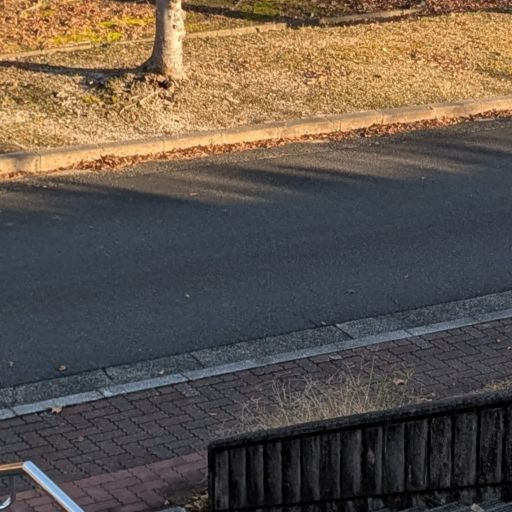
%> input picture change/test/road_image2.jpg, 512 x 512 px
$ octave recognize_road.m   (GNU Octave 9; MATLAB toolbox functions it lacks are replaced by stand-ins)
%> lines starting %> are read from the running program, lines starting %| are printed output that depends on the picture; in (x1, y1, x2, y2) boxes, pixels count from 0 and x2, y2 are one past the last pixel; in counts of white or black regions, pixels touching at a corner belong together; the program's own positions count from 1
clear; close all;

% 1. 画像の読み込みと前処理
img = imread('road_image2.jpg');
%> img is the input picture: size 512x512x3 uint8; mean R, G, B 97, 85.3, 75.3
img_resized = imresize(img, [512, 512]);

figure;
subplot(2, 3, 1);
imshow(img_resized);
title('1. Original Image');

% 2. HSV色空間変換
hsvImg = rgb2hsv(img_resized);
%> hsvImg: size 512x512x3 double; mean H, S, V 0.431, 0.291, 0.41

% 道路部分に対応する色範囲のマスク作成（灰色～黒色を対象）
gray_mask = (hsvImg(:,:,2) < 0.3) & (hsvImg(:,:,3) > 0.2);
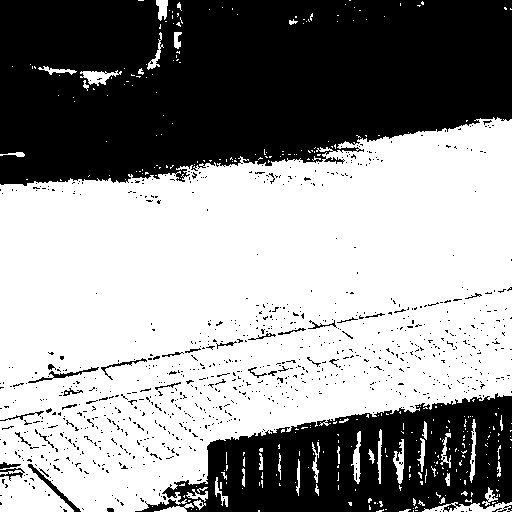
%> gray_mask: size 512x512 logical; 57.7% white; 912 black regions (881 under 20 px), largest, box (x1, y1, x2, y2) and area: (0, 0, 512, 186) 79634, (135, 393, 512, 512) 26391, (28, 464, 81, 512) 290

subplot(2, 3, 2);
imshow(gray_mask);
title('2. Gray Mask (HSV)');

% 3. グレースケール変換とエッジ検出
grayImg = rgb2gray(img_resized);
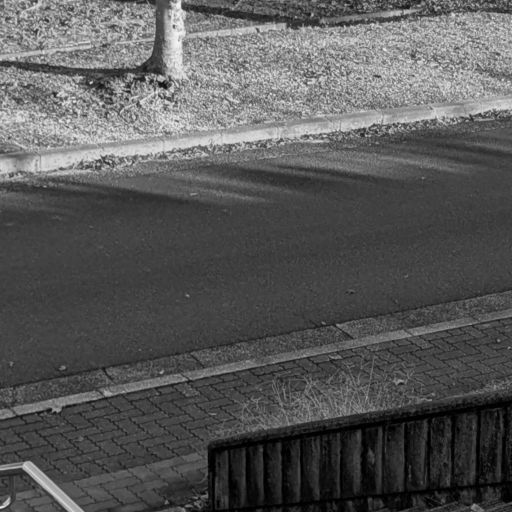
%> grayImg: size 512x512 uint8; min 0, max 249, mean 87.7
edges = edge(grayImg, 'Canny');
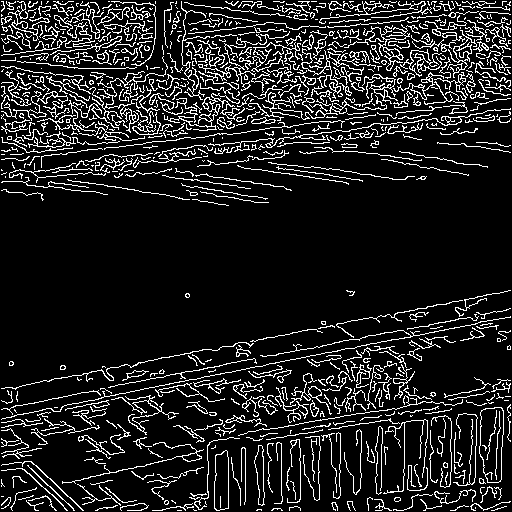
%> edges: size 512x512 logical; 12.9% white in thin lines or dots

subplot(2, 3, 3);
imshow(edges);
title('3. Edge Detection (Canny)');

% 4. 形態学的処理によるノイズ除去と領域強調
se = strel('disk', 5); % 構造要素を定義
processed_mask = imdilate(gray_mask, se); % 膨張処理
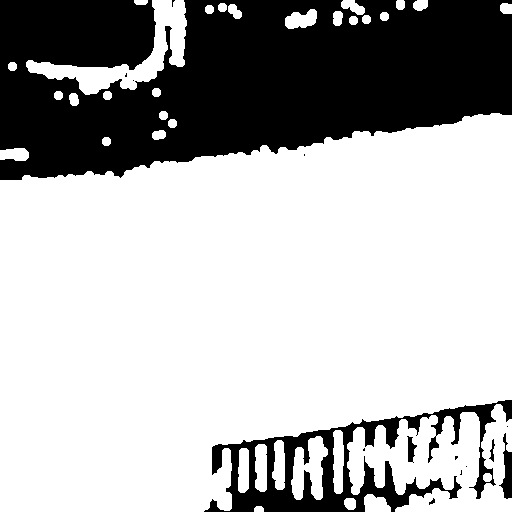
%> processed_mask: size 512x512 logical; 69.3% white; 15 black regions (9 under 20 px), largest, box (x1, y1, x2, y2) and area: (0, 0, 512, 180) 69694, (204, 400, 512, 512) 10100, (499, 433, 512, 499) 423, (407, 436, 417, 463) 146, (489, 439, 495, 462) 57, (429, 498, 435, 505) 21
processed_mask = imerode(processed_mask, se); % 収縮処理
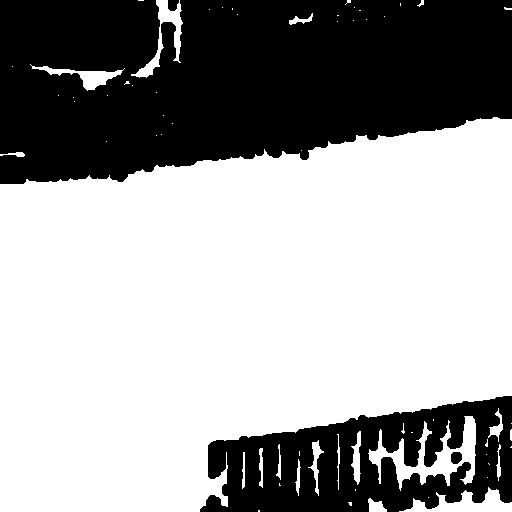
%> processed_mask: size 512x512 logical; 62% white; 4 black regions, box (x1, y1, x2, y2) and area: (0, 0, 512, 184) 77181, (200, 396, 512, 512) 22152, (451, 452, 462, 464) 113, (168, 0, 179, 11) 100

subplot(2, 3, 4);
imshow(processed_mask);
title('4. Morphological Processing');

% 5. マスク適用で道路部分を抽出
road_only = bsxfun(@times, img_resized, cast(processed_mask, 'like', img_resized));
%> road_only: size 512x512x3 uint8; mean H, S, V 42.2, 43.5, 47.7

processed_mask_dou = double(processed_mask);
subplot(2, 3, 5);
imshow(road_only);
road_only_double = double(road_only);
%> road_only_double: size 512x512x3 double; mean H, S, V 42.2, 43.5, 47.7
title('5. Extracted Road Region');

filename='test2.xlsx';% ファイル名　拡張子がないと自動的に"txt"になる
A=magic(512);% 書き込むデータ
sheet_n='ABC';%書き込むシート
range_n='A1';%書き込む位置 省略した場合は左上がA1になる
writematrix(A,filename,'Sheet',sheet_n,'Range',range_n);%エクセルファイルに書き出し

% 6. 全体結果の表示
subplot(2, 3, 6);
imshowpair(img_resized, road_only, 'montage');
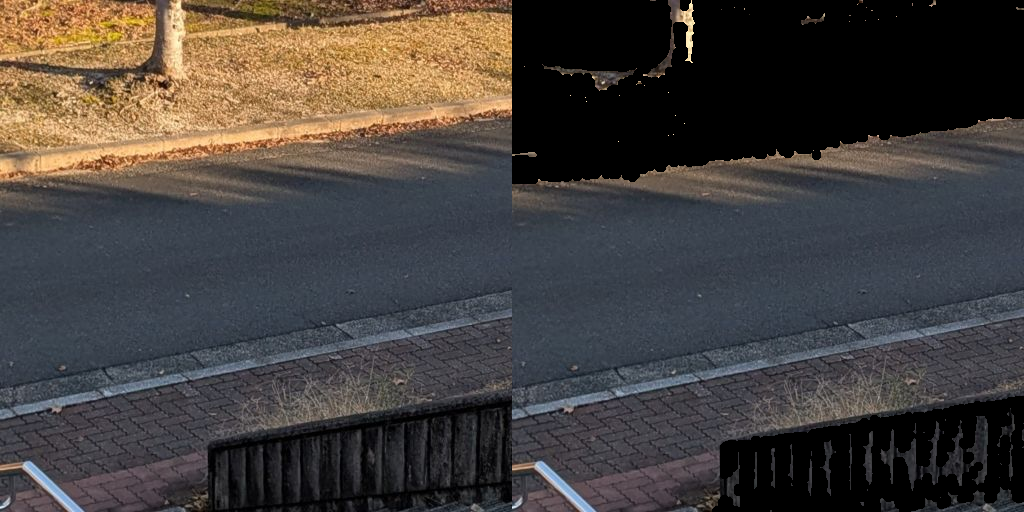
%> displayed picture: size 512x1024x3, on the screen's scale of 0 to 255; mean R, G, B 69.6, 64.4, 61.5
title('6. Original vs Extracted');

$ run again, with change/test/road_image1.jpg copied over change/test/road_image2.jpg
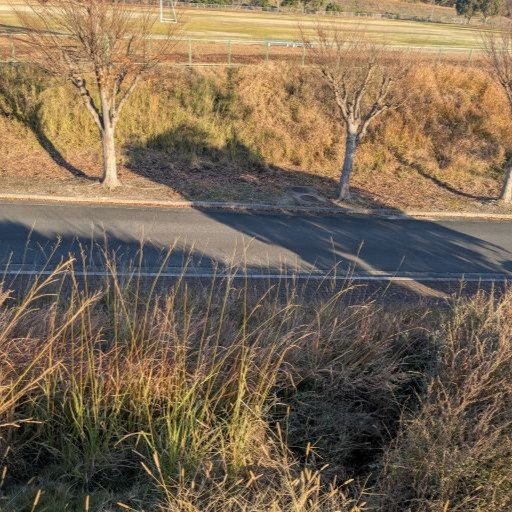
%> input picture change/test/road_image1.jpg, 512 x 512 px
%> img is the input picture: size 512x512x3 uint8; mean R, G, B 122.5, 104.9, 83.4
%> hsvImg: size 512x512x3 double; mean H, S, V 0.203, 0.332, 0.493
%> `gray_mask = (hsvImg(:,:,2) < 0.3) & (hsvImg(:,:,3) > 0.2);`:
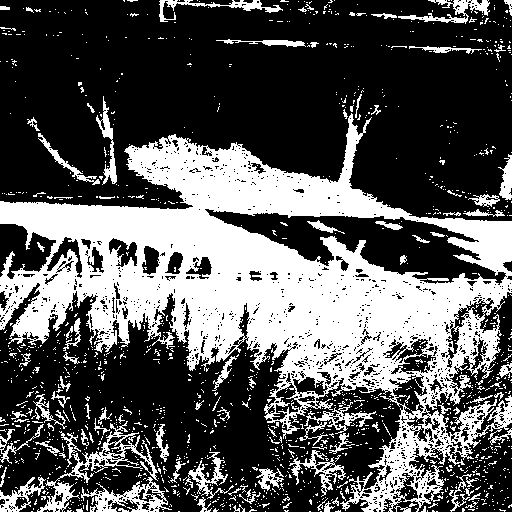
%> gray_mask: size 512x512 logical; 34.7% white; 1385 white regions (1288 under 20 px), largest, box (x1, y1, x2, y2) and area: (0, 113, 512, 512) 73137, (37, 421, 158, 512) 1700, (81, 477, 172, 512) 1147
%> edges: size 512x512 logical; 18.6% white in thin lines or dots
%> road_only: size 512x512x3 uint8; mean H, S, V 50.3, 46, 41.6
%> processed_mask_dou: size 512x512 double; values 0 (black) and 1 (white), 53.4% white; 46 black regions, largest, box (x1, y1, x2, y2) and area: (0, 0, 512, 217) 85090, (68, 328, 279, 486) 15562, (322, 216, 494, 279) 5314
%> road_only_double: size 512x512x3 double; mean H, S, V 50.3, 46, 41.6
%> `imshowpair(img_resized, road_only, 'montage');`:
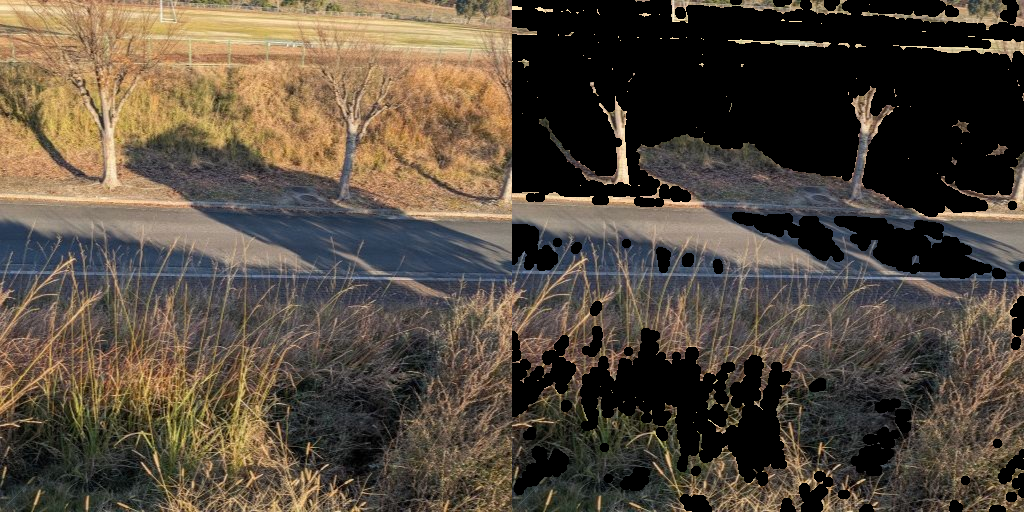
%> displayed picture: size 512x1024x3, on the screen's scale of 0 to 255; mean R, G, B 86.4, 75.4, 62.5

$ run again, with change/test/road_i_1.jpg copied over change/test/road_image2.jpg
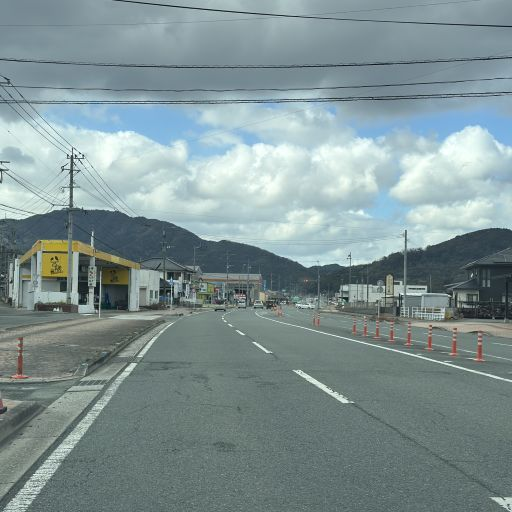
%> input picture change/test/road_i_1.jpg, 512 x 512 px
%> img is the input picture: size 512x512x3 uint8; mean R, G, B 128.4, 146.7, 148
%> hsvImg: size 512x512x3 double; mean H, S, V 0.485, 0.16, 0.592
%> `gray_mask = (hsvImg(:,:,2) < 0.3) & (hsvImg(:,:,3) > 0.2);`:
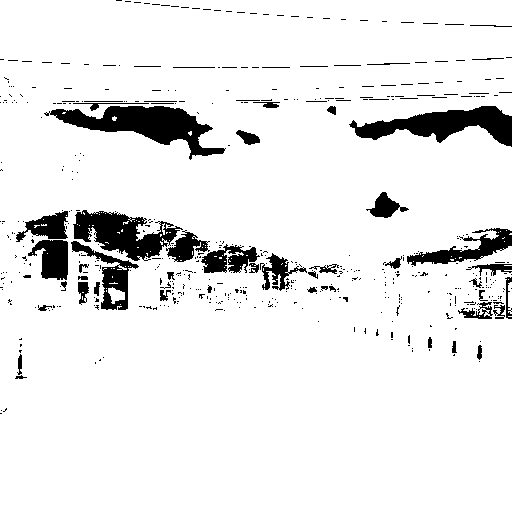
%> gray_mask: size 512x512 logical; 91.7% white; 516 black regions (457 under 20 px), largest, box (x1, y1, x2, y2) and area: (44, 106, 226, 160) 3781, (349, 106, 512, 147) 3196, (73, 210, 183, 261) 2833
%> edges: size 512x512 logical; 6.1% white in thin lines or dots
%> road_only: size 512x512x3 uint8; mean H, S, V 123.1, 139.8, 140.3
%> processed_mask_dou: size 512x512 double; values 0 (black) and 1 (white), 95.1% white; 16 black regions, largest, box (x1, y1, x2, y2) and area: (63, 106, 206, 155) 3413, (356, 106, 512, 146) 3120, (74, 214, 161, 258) 2097
%> road_only_double: size 512x512x3 double; mean H, S, V 123.1, 139.8, 140.3
%> `imshowpair(img_resized, road_only, 'montage');`:
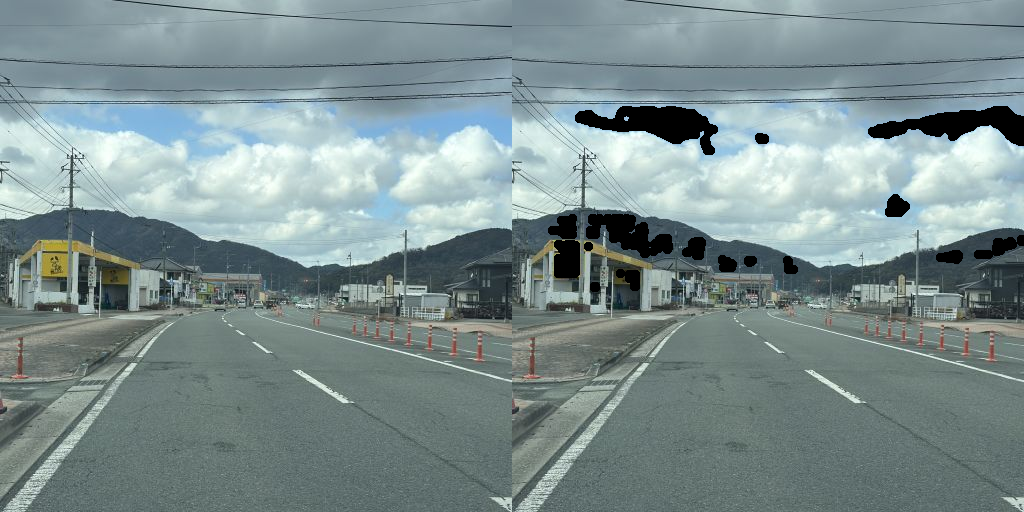
%> displayed picture: size 512x1024x3, on the screen's scale of 0 to 255; mean R, G, B 125.7, 143.3, 144.2

$ run again, with change/test/road_i_10.jpg copied over change/test/road_image2.jpg
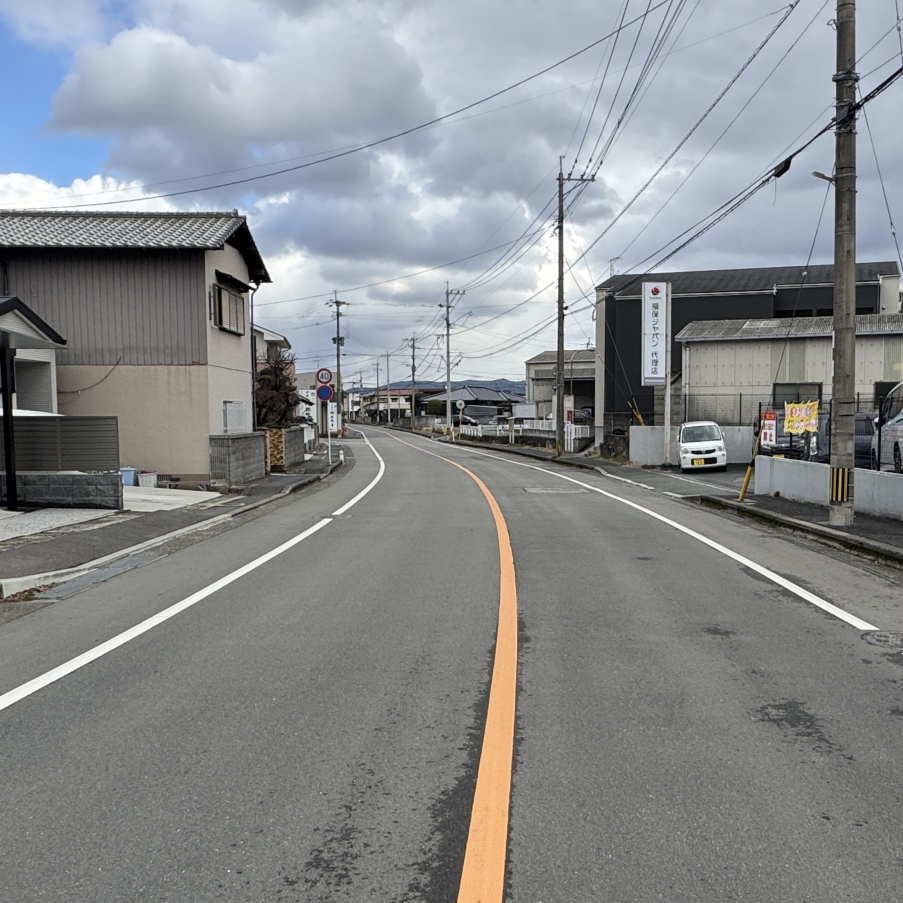
%> input picture change/test/road_i_10.jpg, 1806 x 1806 px (shown at 1/2 size)
%> img is the input picture: size 1806x1806x3 uint8; mean R, G, B 135.3, 138.5, 141
%> hsvImg: size 512x512x3 double; mean H, S, V 0.338, 0.0867, 0.569
%> `gray_mask = (hsvImg(:,:,2) < 0.3) & (hsvImg(:,:,3) > 0.2);`:
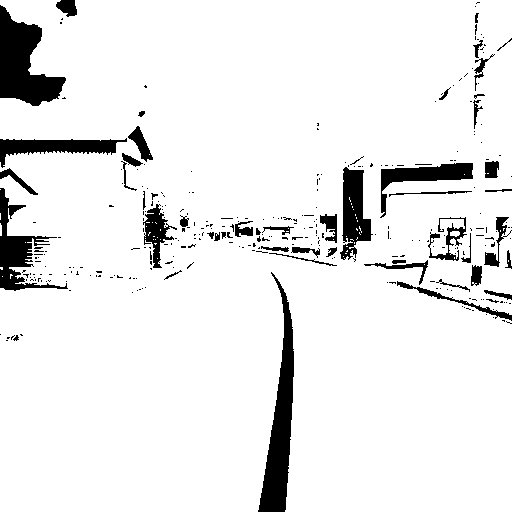
%> gray_mask: size 512x512 logical; 92% white; 313 black regions (263 under 20 px), largest, box (x1, y1, x2, y2) and area: (258, 272, 294, 512) 3644, (0, 5, 66, 106) 3542, (0, 188, 68, 291) 2044
%> edges: size 512x512 logical; 4.9% white in thin lines or dots
%> road_only: size 512x512x3 uint8; mean H, S, V 129.8, 133.2, 135.5
%> processed_mask_dou: size 512x512 double; values 0 (black) and 1 (white), 94.9% white; 16 black regions, largest, box (x1, y1, x2, y2) and area: (0, 6, 64, 106) 3502, (259, 327, 294, 512) 3340, (0, 139, 116, 162) 1454
%> road_only_double: size 512x512x3 double; mean H, S, V 129.8, 133.2, 135.5
%> `imshowpair(img_resized, road_only, 'montage');`:
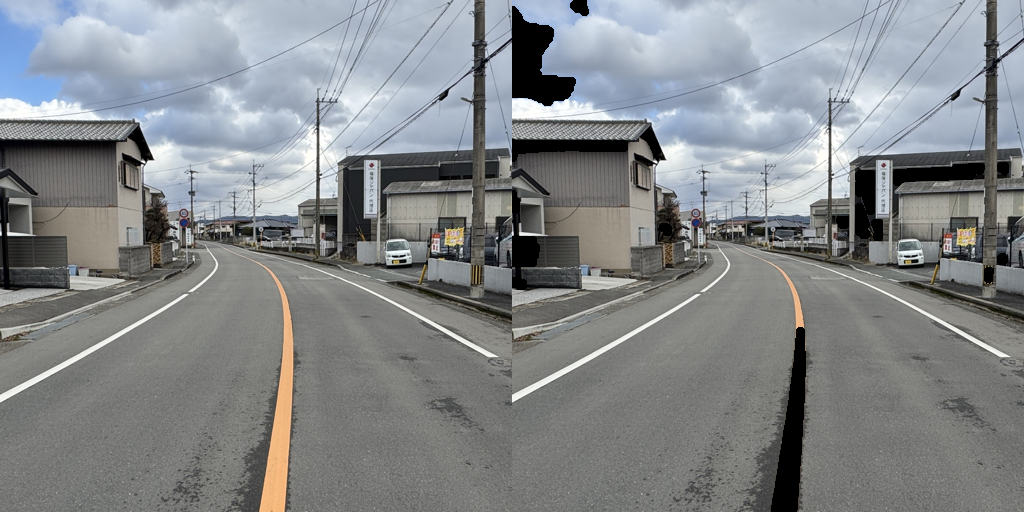
%> displayed picture: size 512x1024x3, on the screen's scale of 0 to 255; mean R, G, B 132.5, 135.9, 138.3
